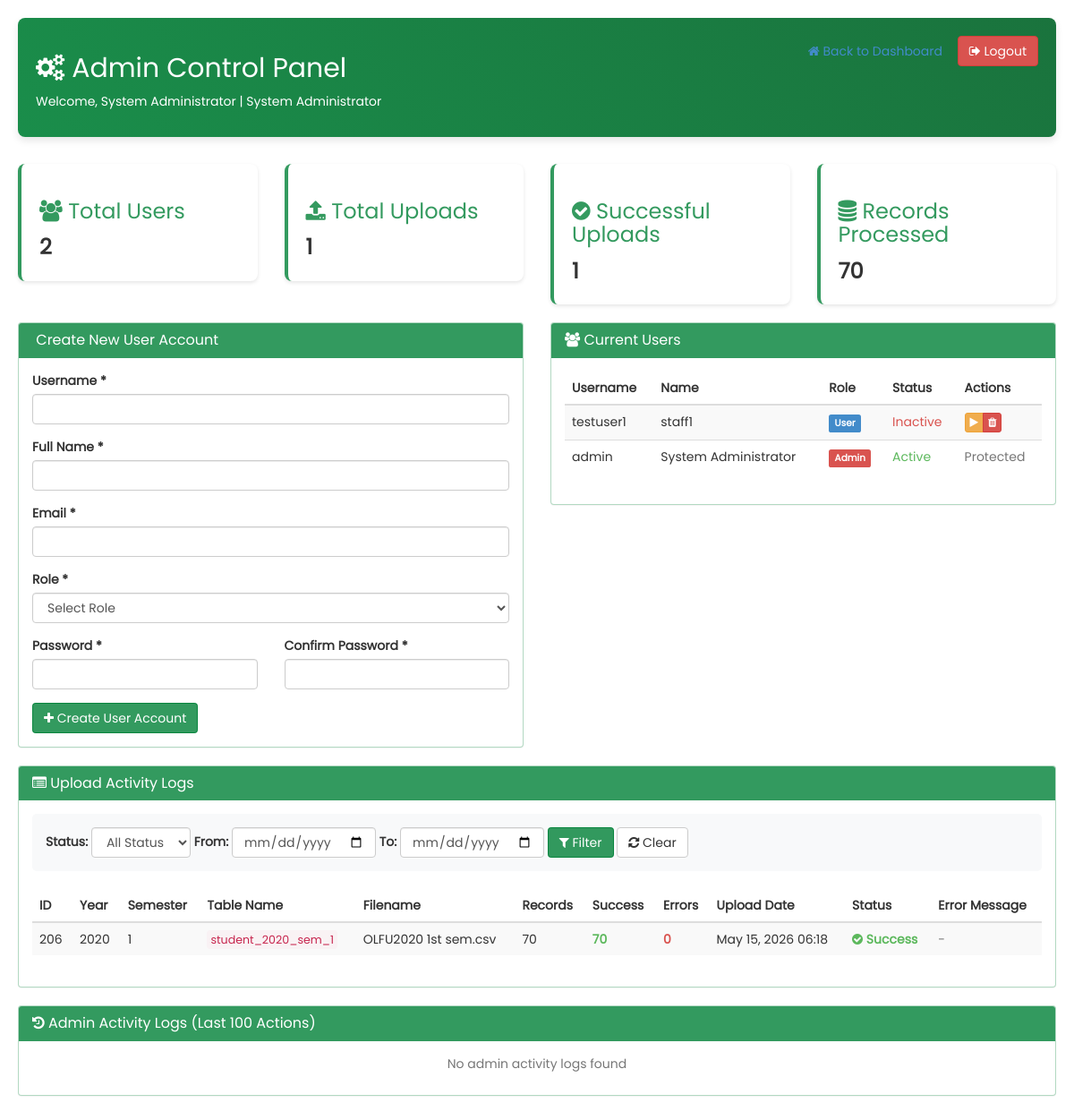
The page /admin_panel.php (signed in) on the database its author committed.
### tables this page shows
CREATE TABLE `user` (
  `id` int(255) NOT NULL,
  `username` varchar(255) NOT NULL,
  `password` varchar(255) NOT NULL,
  `name` varchar(255) NOT NULL,
  `email` varchar(100) DEFAULT NULL,
  `role` varchar(20) DEFAULT 'user',
  `status` varchar(20) DEFAULT 'active',
  `last_logout` timestamp NULL DEFAULT NULL,
  `status_updated_date` timestamp NULL DEFAULT NULL,
  `created_date` timestamp NOT NULL DEFAULT current_timestamp(),
  `last_login` timestamp NULL DEFAULT NULL,
  `login_attempts` int(11) DEFAULT 0,
  `emailid` varchar(255) NOT NULL,
  `lastlogin` datetime NOT NULL
);

CREATE TABLE `upload_logs` (
  `log_id` int(11) NOT NULL,
  `year` int(11) DEFAULT NULL,
  `semester` varchar(10) DEFAULT NULL,
  `table_name` varchar(100) DEFAULT NULL,
  `filename` varchar(255) DEFAULT NULL,
  `records_processed` int(11) DEFAULT 0,
  `records_success` int(11) DEFAULT 0,
  `records_error` int(11) DEFAULT 0,
  `upload_date` timestamp NOT NULL DEFAULT current_timestamp(),
  `status` varchar(20) DEFAULT NULL,
  `error_message` text DEFAULT NULL,
  `uploaded_by_user_id` int(11) DEFAULT NULL,
  `uploaded_by_username` varchar(100) DEFAULT NULL,
  `uploaded_by_name` varchar(255) DEFAULT NULL,
  `user_ip_address` varchar(45) DEFAULT NULL,
  `user_agent` text DEFAULT NULL,
  `content_warnings` text DEFAULT NULL,
  `file_size` bigint(20) DEFAULT NULL,
  `processing_time` decimal(10,3) DEFAULT NULL
);

### admin_panel.php (the view, shortened to what the rows shown need)
<?php
include("php/dbconnect.php");
$page = isset($_GET['log_page']) ? max(1, intval($_GET['log_page'])) : 1;
$records_per_page = 20;
$offset = ($page - 1) * $records_per_page;
$log_filter = '';
$upload_logs_sql = "SELECT * FROM upload_logs $log_filter ORDER BY upload_date DESC LIMIT $records_per_page OFFSET $offset";
$upload_logs_result = $conn->query($upload_logs_sql);
$users_sql = "SELECT * FROM user ORDER BY created_date DESC";
$users_result = $conn->query($users_sql);
?>
<!DOCTYPE html>
<html xmlns="http://www.w3.org/1999/xhtml">
<head>
    <link href="css/bootstrap.css" rel="stylesheet" />
    <link href="css/font-awesome.css" rel="stylesheet" />
</head>
<body>
    <div class="container-fluid" style="padding: 20px;">
        <div class="admin-header">
            <div class="row">
                <div class="col-md-8">
                    <h2><i class="fa fa-cogs"></i> Admin Control Panel</h2>
                </div>
            </div>
        </div>
        <div class="row">
            <div class="col-md-6">
                <div class="panel panel-custom">
                    <div class="panel-body">
                        <div class="table-responsive" style="max-height: 350px;">
                            <table class="table table-striped table-hover">
                                <thead>
                                    <tr>
                                        <th>Username</th>
                                        <th>Name</th>
                                        <th>Role</th>
                                        <th>Status</th>
                                        <th>Actions</th>
                                    </tr>
                                </thead>
                                <tbody>
                                    <?php while ($user = $users_result->fetch_assoc()): ?>
                                        <tr>
                                            <td><?= htmlspecialchars($user['username']) ?></td>
                                            <td><?= htmlspecialchars($user['name']) ?></td>
                                            <td>
                                                <span class="label label-<?= $user['role'] == 'admin' ? 'danger' : ($user['role'] == 'moderator' ? 'warning' : 'primary') ?>">
                                                    <?= htmlspecialchars(ucfirst($user['role'] ?? 'user')) ?>
                                                </span>
                                            </td>
                                            <td>
                                                <span class="status-<?= $user['status'] ?? 'active' ?>">
                                                    <?= htmlspecialchars(ucfirst($user['status'] ?? 'active')) ?>
                                                </span>
                                            </td>
                                            <td>
                                                <?php if ($user['username'] != 'admin'): ?>
                                                    <div class="btn-group">
                                                        <button class="btn btn-xs btn-warning" onclick="toggleUserStatus(<?= $user['id'] ?>, '<?= $user['status'] == 'active' ? 'inactive' : 'active' ?>')">
                                                            <i class="fa fa-<?= $user['status'] == 'active' ? 'pause' : 'play' ?>"></i>
                                                        </button>
                                                        <button class="btn btn-xs btn-danger" onclick="deleteUser(<?= $user['id'] ?>, '<?= htmlspecialchars($user['username']) ?>')">
                                                            <i class="fa fa-trash"></i>
                                                        </button>
                                                    </div>
                                                <?php else: ?>
                                                    <span class="text-muted">Protected</span>
                                                <?php endif; ?>
                                            </td>
                                        </tr>
                                    <?php endwhile; ?>
                                </tbody>
                            </table>
                        </div>
                    </div>
                </div>
            </div>
        </div>
        <div class="panel panel-custom">
            <div class="panel-body">
                <div class="table-responsive">
                    <table class="table table-striped table-hover">
                        <thead>
                            <tr>
                                <th>ID</th>
                                <th>Year</th>
                                <th>Semester</th>
                                <th>Table Name</th>
                                <th>Filename</th>
                                <th>Records</th>
                                <th>Success</th>
                                <th>Errors</th>
                                <th>Upload Date</th>
                                <th>Status</th>
                                <th>Error Message</th>
                            </tr>
                        </thead>
                        <tbody>
                            <?php if ($upload_logs_result && $upload_logs_result->num_rows > 0): ?>
                                <?php while ($log = $upload_logs_result->fetch_assoc()): ?>
                                    <tr>
                                        <td><?= htmlspecialchars($log['log_id']) ?></td>
                                        <td><?= htmlspecialchars($log['year']) ?></td>
                                        <td><?= htmlspecialchars($log['semester']) ?></td>
                                        <td><code><?= htmlspecialchars($log['table_name']) ?></code></td>
                                        <td><?= htmlspecialchars($log['filename']) ?></td>
                                        <td><?= htmlspecialchars($log['records_processed']) ?></td>
                                        <td class="status-success"><?= htmlspecialchars($log['records_success']) ?></td>
                                        <td class="status-failed"><?= htmlspecialchars($log['records_error']) ?></td>
                                        <td><?= date('M j, Y H:i', strtotime($log['upload_date'])) ?></td>
                                        <td>
                                            <span class="status-<?= $log['status'] ?>">
                                                <i class="fa fa-<?= $log['status'] == 'success' ? 'check-circle' : 'times-circle' ?>"></i>
                                                <?= htmlspecialchars(ucfirst($log['status'])) ?>
                                            </span>
                                        </td>
                                        <td>
                                            <?php if ($log['error_message']): ?>
                                                <span class="text-danger" title="<?= htmlspecialchars($log['error_message']) ?>">
                                                    <?= htmlspecialchars(substr($log['error_message'], 0, 50)) ?><?= strlen($log['error_message']) > 50 ? '...' : '' ?>
                                                </span>
                                            <?php else: ?>
                                                <span class="text-muted">-</span>
                                            <?php endif; ?>
                                        </td>
                                    </tr>
                                <?php endwhile; ?>
                            <?php else: ?>
                                <tr>
                                    <td colspan="11" class="text-center">No upload logs found</td>
                                </tr>
                            <?php endif; ?>
                        </tbody>
                    </table>
                </div>
            </div>
        </div>
    </div>
</body>
</html>

### rows shown on the page
user: username "testuser1", name "staff1", role "User", status "Inactive"
user: username "admin", name "System Administrator", role "Admin", status "Active", shows "Protected"
upload_logs: log_id "206", year "2020", semester "1", table_name "student_2020_sem_1", filename "OLFU2020 1st sem.csv", records_processed "70", records_success "70", records_error "0", upload_date "May 15, 2026 06:18", status "Success"

### other values the page prints
$_SESSION['rainbow_name'] "System Administrator"
$total_users "2"
$stats['total_uploads'] "1"
$stats['successful_uploads'] "1"
$stats['total_records_processed'] "70"
